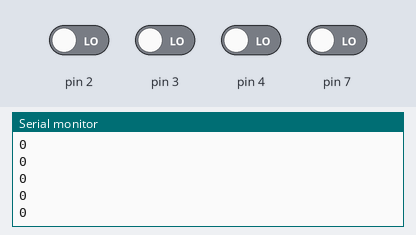
Bench run of a sketch on a simulated Arduino Uno, built with avr-gcc and run on an emulated ATmega328P. Parts: the last lines printed to the serial monitor. Inputs (shaded band) come from the test bench; at power-on: pin 2–4, pin 7 LOW. No radio packets arrive unless stated.

Above: at 1.2 s.
1.3 s: pin 2 driven HIGH
At 2.3 s:
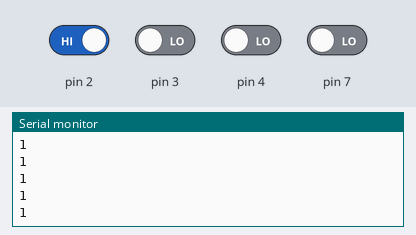
2.8 s: pin 3 driven HIGH
At 3.9 s:
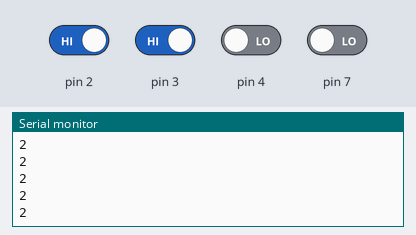
4.3 s: pin 4 driven HIGH
At 5.2 s:
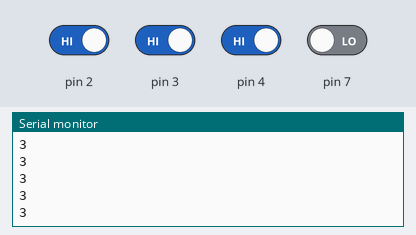
5.8 s: pin 7 driven HIGH
At 6.9 s:
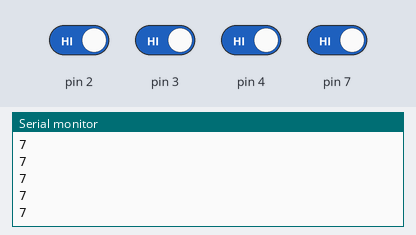
Timing chart, 0 to 7.8 s (numbered marks = the images above; inputs shaded):
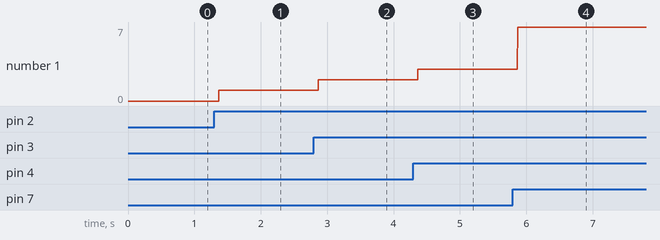

The sketch:

remote-v2.ino
```cpp
#include <SPI.h>
#include <nRF24L01.h>
#include <RF24.h>

RF24 radio(9, 10); // CE, CSN (9, 10)
const byte address[6] = "00001";

int xAxis1 = 0;
int yAxis1 = 0;
boolean buttonAxis = false;
boolean buttonAxisLast = false;

boolean button1 = false;
boolean button1Last = false;
boolean button2 = false;
boolean button2Last = false;
boolean button3 = false;
boolean button3Last = false;

int receive = 0;
int transmit = 0;
int number = 0;

void setup() {
  Serial.begin(9600);

  radio.begin();                  //Starting the Wireless communication
  radio.openWritingPipe(address); //Setting the address where we will send the data
  radio.setPALevel(RF24_PA_MIN);  //You can set it as minimum or maximum depending on the distance between the transmitter and receiver.
  radio.setChannel(115);
  radio.stopListening();
}

void loop() {
  readValues();
  transmit = getChanges();
  if(!radio.write(&transmit, sizeof(transmit))){
    Serial.println("It didn't work");
  }else{
    Serial.println(transmit);
  }
}

void readValues(){
  button1 = digitalRead(2);
  button2 = digitalRead(3);
  button3 = digitalRead(4);
  buttonAxis = digitalRead(7);
}

int getChanges(){
  if(button1 != button1Last){
    receive = 1;
    button1Last = button1;
  }

  if(button2 != button2Last){
    receive = 2;
    button2Last = button2;
  }

  if(button3 != button3Last){
    receive = 3;
    button3Last = button3;
  }

  if(buttonAxis != buttonAxisLast){
    getIntValueOfCustom();
    receive = number;
    buttonAxisLast = buttonAxis;
  }

  return receive;
}

void getIntValueOfCustom(){
  xAxis1 = analogRead(A2);
  map(xAxis1, 0, 1023, -18, 18);

  yAxis1 = analogRead(A3);
  map(yAxis1, 0, 1023, -18, 18);

  if(yAxis1 == 0 && xAxis1 == 0){
    number = 4;
  }else if(yAxis1 < 6 && xAxis1 > 0){
    number = 5;
  }else if(yAxis1 > 6 && yAxis1 < 12 && xAxis1 > 0){
    number = 6;
  }else if(yAxis1 >= 12 && xAxis1 > 0){
    number = 7;
  }else if(yAxis1 >= 12 && xAxis1 < 0){
    number = 8;
  }else if(yAxis1 > 6 && yAxis1 < 12 && xAxis1 < 0){
    number = 9;
  }else if(yAxis1 < 6 && xAxis1 > 0){
    number = 10;
  }

  else if(yAxis1 < 6 && xAxis1 > 0){
    number = 11;
  }else if(yAxis1 > 6 && yAxis1 < 12 && xAxis1 > 0){
    number = 12;
  }else if(yAxis1 >= 12 && xAxis1 > 0){
    number = 13;
  }else if(yAxis1 >= 12 && xAxis1 < 0){
    number = 14;
  }else if(yAxis1 > 6 && yAxis1 < 12 && xAxis1 < 0){
    number = 15;
  }else if(yAxis1 < 6 && xAxis1 > 0){
    number = 16;
  }
}
```

Measured:
- after the input at 1.3 s, the serial monitor: prints a new line after 0.07 s (image 1)
- after the input at 2.8 s, the serial monitor: prints a new line after 0.07 s (image 2)
- after the input at 4.3 s, the serial monitor: prints a new line after 0.07 s (image 3)
- after the input at 5.8 s, the serial monitor: prints a new line after 0.07 s (image 4)
- plotted number 1: 0 → 1 after the input at 1.3 s, 1 → 2 after the input at 2.8 s, 2 → 3 after the input at 4.3 s, 3 → 7 after the input at 5.8 s
